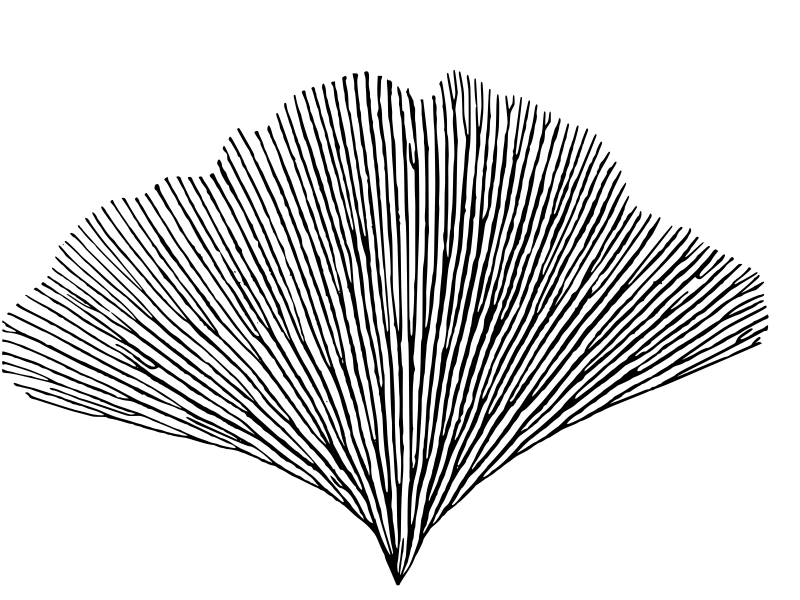
#> input picture Testing/GinkgoTrace.png, 1600 x 1200 px, given in place of QConspersaTest.tif, which was not available (shown at 1/2 size)
$ python imagesketch.py
#> lines starting #> are read from the running program, lines starting #| are printed output that depends on the picture; after the words box and inside, x2 and y2 are one past the last pixel; in counts of white or black regions, pixels touching at a corner belong together; pictures that were not available may be replaced by others from this repository, and a replacement may not be noted
import io
import os
import cv2
import numpy as np
from matplotlib import pyplot as plt

os.chdir("Testing")

im1 = cv2.imread("QConspersaTest.tif")
#> im1 is the input picture: shape (1200, 1600, 3); min 0, max 255, mean 213
im1 = cv2.cvtColor(im1, cv2.COLOR_BGR2GRAY)
#> im1: shape (1200, 1600)

# Try eroding (dilating?) first to smooth out the colors
kernel = np.ones((10,10),np.uint8)
out1 = cv2.erode(im1, kernel, iterations=1)
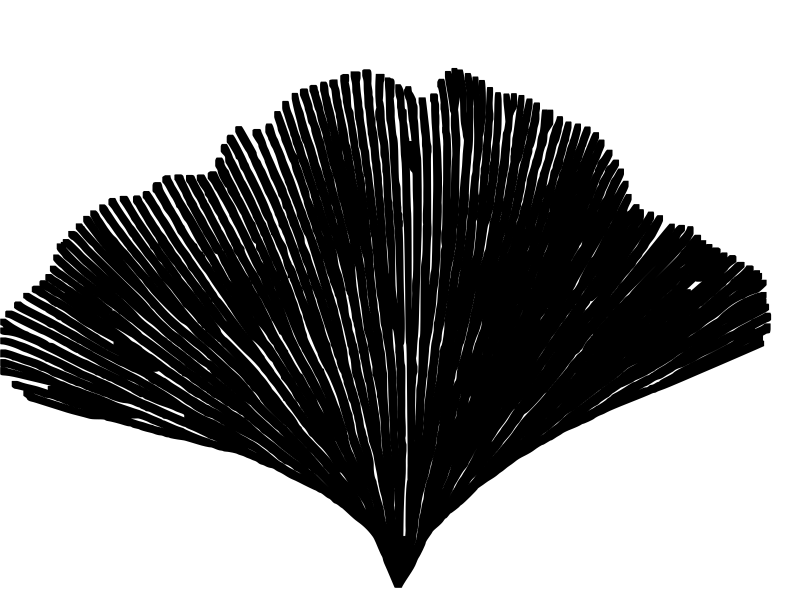
#> out1: shape (1200, 1600) (shown at 1/2 size); min 0, max 255, mean 146.8
out1 = cv2.dilate(out1, kernel, iterations=1)
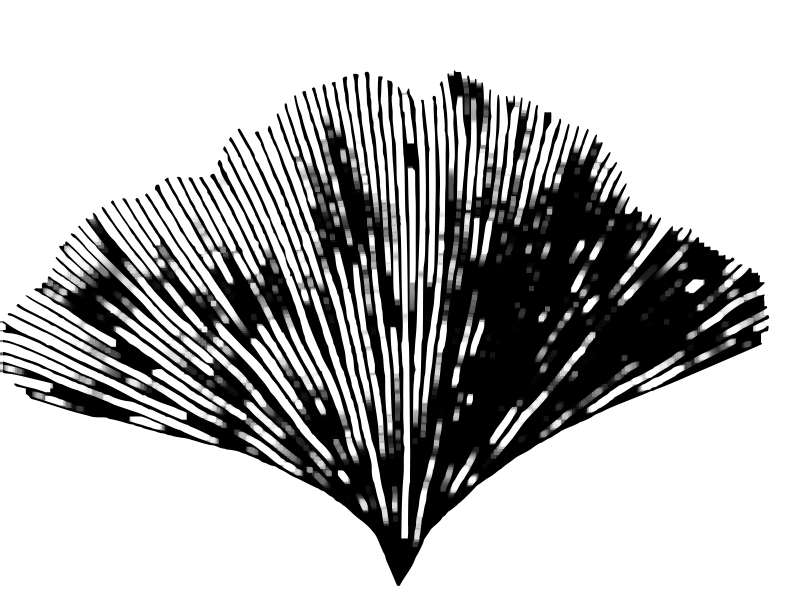
#> out1: shape (1200, 1600) (shown at 1/2 size); min 0, max 255, mean 185.8
#ret,outBad  = cv2.threshold(im1, 127, 255, cv2.THRESH_BINARY)
out2 = cv2.adaptiveThreshold(out1, 255, cv2.ADAPTIVE_THRESH_MEAN_C, cv2.THRESH_BINARY, 67, 0)
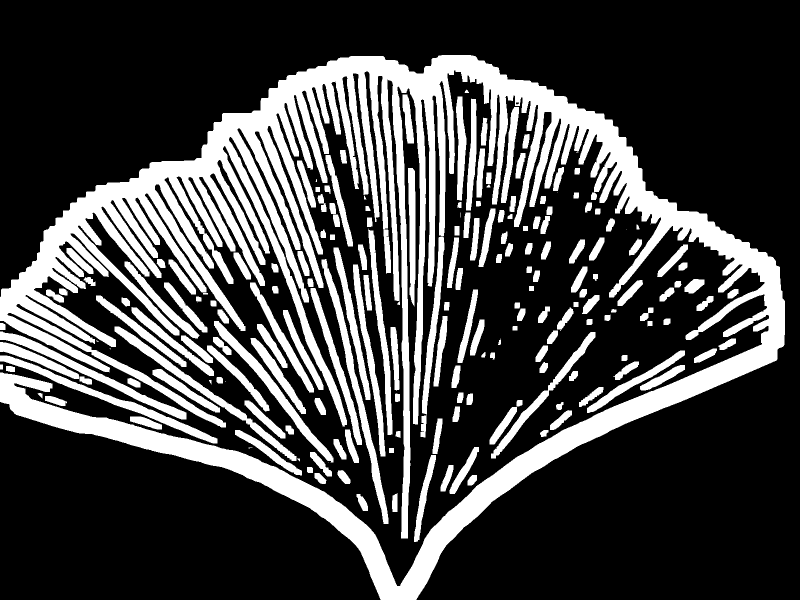
#> out2: shape (1200, 1600) (shown at 1/2 size); 27% white; 200 white regions (12 under 20 px), largest, box (x1, y1, x2, y2) and area: (0, 110, 1570, 1200) 345159, (643, 518, 777, 1048) 7134, (0, 711, 435, 887) 6544
out3 = cv2.erode(out2, kernel, iterations=1)
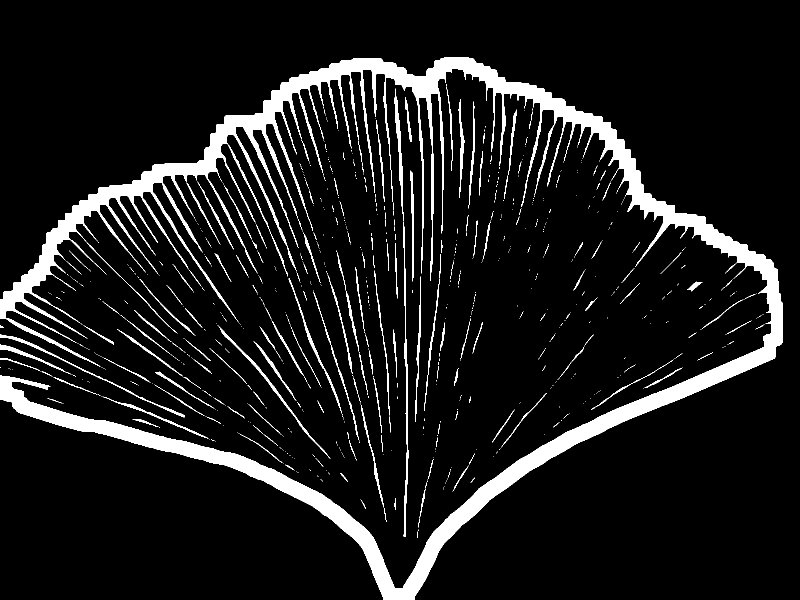
#> out3: shape (1200, 1600) (shown at 1/2 size); 9.2% white; 897 white regions (741 under 20 px), largest, box (x1, y1, x2, y2) and area: (0, 115, 1566, 1200) 144468, (806, 443, 817, 1073) 1992, (0, 668, 369, 835) 1349
out3 = cv2.dilate(out3, kernel, iterations=1)
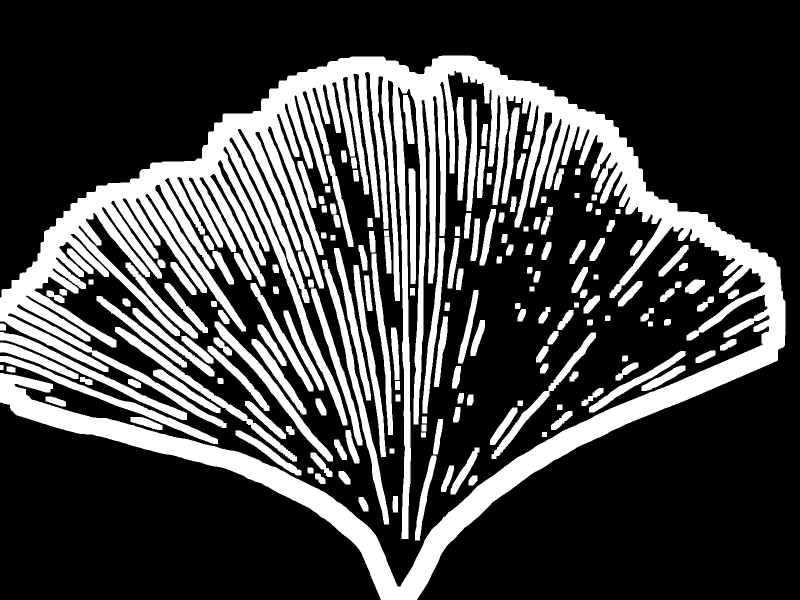
#> out3: shape (1200, 1600) (shown at 1/2 size); 26.7% white; 180 white regions, largest, box (x1, y1, x2, y2) and area: (0, 111, 1571, 1200) 341305, (644, 520, 778, 1049) 7131, (0, 712, 436, 888) 6556
# [10 lines of commented-out code are left out]

plt.subplot(2,2,1),plt.imshow(im1,"gray")
plt.title("original")
plt.subplot(2,2,2),plt.imshow(out2,"gray")
plt.title("opened")
plt.subplot(2,2,3)
plt.title("threshold")
plt.subplot(2,2,4),plt.imshow(out3,"gray")
plt.title("second opening")
plt.show()
